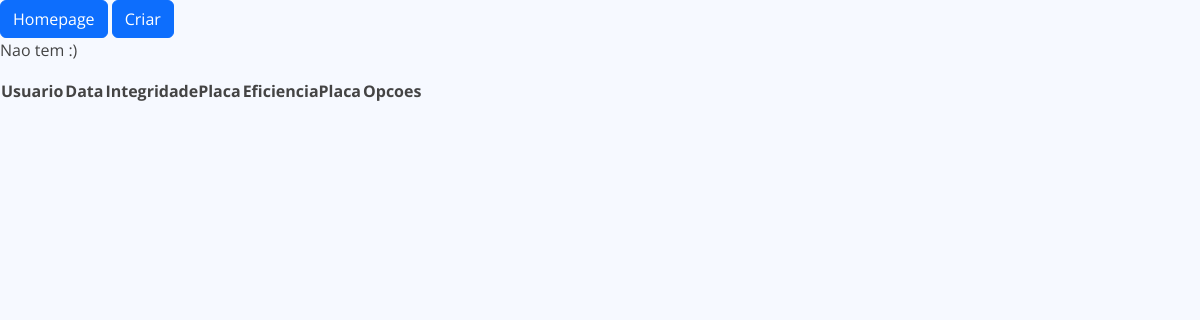
The page /list/dados-integridade/ (signed in) on the database as committed earlier.
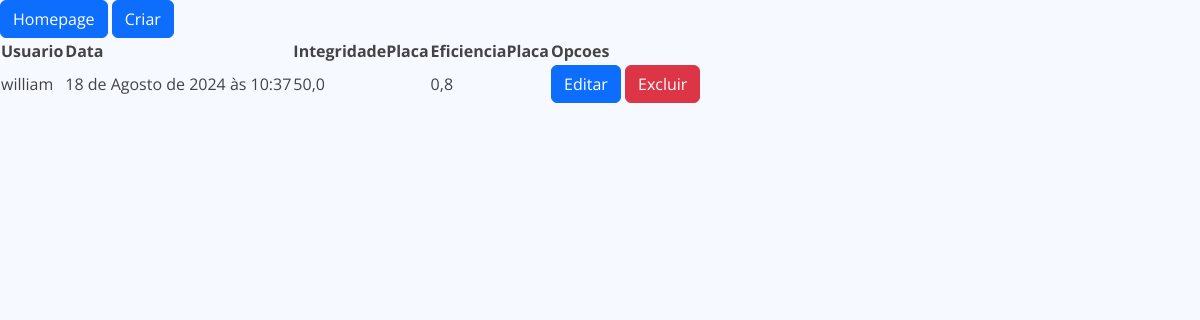
The same page on the database as committed later.
### gride_dashboard/models.py (models this page shows, shortened)
class Dados(models.Model):
    usuario = models.ForeignKey(User, on_delete=models.CASCADE)
    data = models.DateTimeField(auto_now_add=True)
    class Meta:
        abstract = True

class DadosIntegridade(Dados):
    integridade_placa = models.FloatField()
    eficiencia_placa = models.FloatField()

### gride_dashboard/views.py (the view)
# urls.py: path('list/dados-integridade/', ListDadosIntegridade.as_view(), name='list-dados-integridade'),
class ListDadosIntegridade(ListView):
    model = DadosIntegridade
    template_name = 'forms/list-dados-integridade.html'
    def get_queryset(self):
        self.object_list = DadosIntegridade.objects.filter(usuario=self.request.user)
        return self.object_list

### templates/forms/list-dados-integridade.html
{% extends 'forms/base.html' %}
{% load static %}
{% block content %}
<a href="{% url 'homepage' %}" class="btn btn-primary">Homepage</a>
<a href="{% url 'create-dados-integridade' %}" class="btn btn-primary">Criar</a>
<table>
    <tr>
        <th>Usuario</th>
        <th>Data</th>
        <th>IntegridadePlaca</th>
        <th>EficienciaPlaca</th>
        <th>Opcoes</th>
    </tr>
    {% for dado in object_list %}
        <tr>
            <td>{{ dado.usuario }}</td>
            <td>{{ dado.data }}</td>
            <td>{{ dado.integridade_placa }}</td>
            <td>{{ dado.eficiencia_placa }}</td>
            <td>
                <a href="{% url 'update-dados-integridade' dado.pk %}" class="btn btn-primary">Editar</a>
                <a href="{% url 'delete-dados-integridade' dado.pk %}" class="btn btn-danger">Excluir</a>
            </td>
        </tr>
    {% empty %}
        <p>Nao tem :)</p>
    {% endfor %}
</table>
{% endblock %}

Rows that differ between the two databases and show on the page:
added DadosIntegridade: usuario "william", data "18 de Agosto de 2024 às 10:37", integridade_placa "50,0", eficiencia_placa "0,8"
Other text that changed with them:
text no longer shown: "Nao tem :)"
